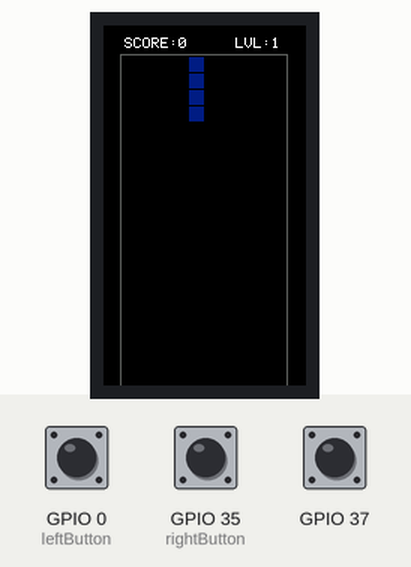
The sketch below on a simulated ESP32. Parts: 135×240 colour display. The inputs (shaded band) are chosen by the test bench; at power-on: GPIO 0 (leftButton) HIGH, GPIO 35 (rightButton) HIGH, GPIO 37 HIGH. Random numbers use the default seed unless the sketch sets one.

Above: at 4.5 s.
4.6 s: GPIO 0 (leftButton) pulled LOW for 0.15 s
At 6.2 s:
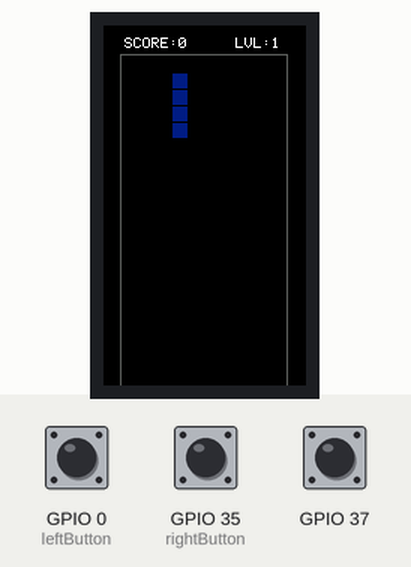
6.9 s: GPIO 35 (rightButton) pulled LOW for 0.15 s
At 8.0 s:
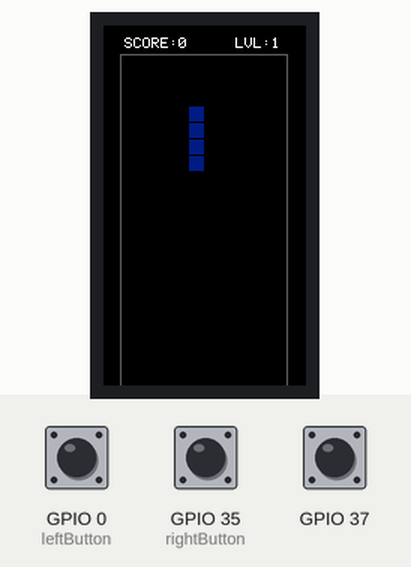
8.8 s: GPIO 37 pulled LOW for 0.15 s
At 9.9 s:
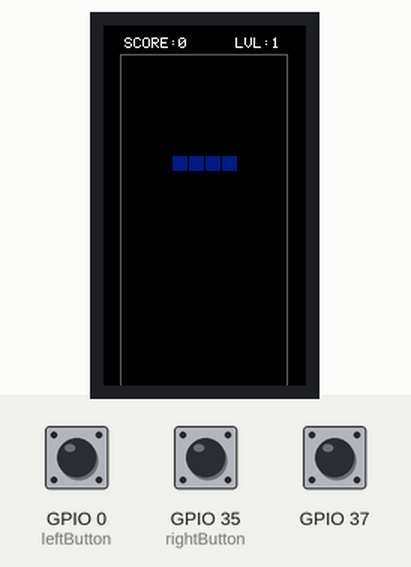
10.6 s: GPIO 0 (leftButton) pulled LOW for 1 s
At 11.3 s:
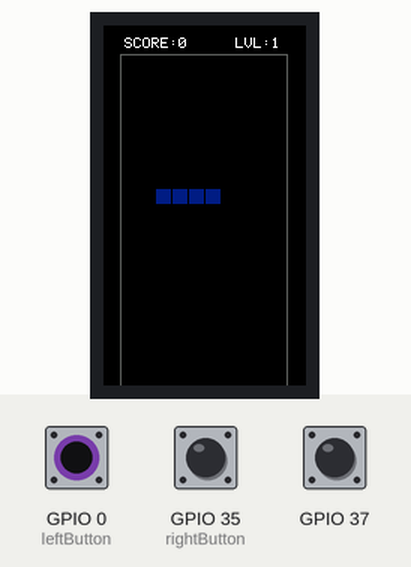
13.1 s: GPIO 35 (rightButton) pulled LOW for 1 s
At 14.2 s:
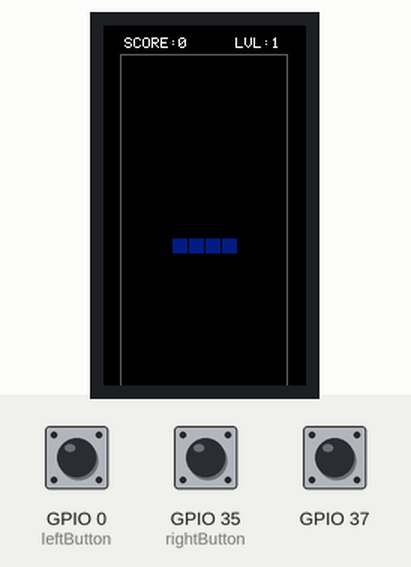
15.6 s: GPIO 37 pulled LOW for 1 s
At 17.3 s:
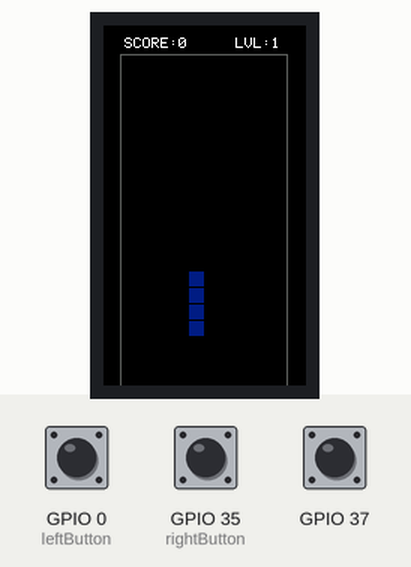
Timing chart, 0 to 18.8 s (numbered marks = the images above; inputs shaded):
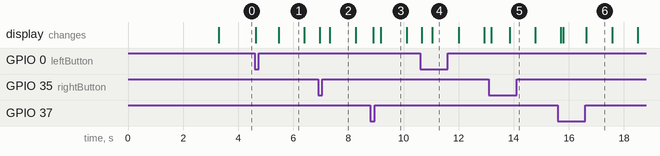

The sketch:

TTGO-T_Game_Tetris.ino
```cpp
//========================================================================
// TETRIS with M5STACK : 2018.01.20 Transplant by macsbug

// Github     : https://macsbug.wordpress.com/2018/01/20/tetris-with-m5stack/
//========================================================================

#include <SPI.h>
#include <TFT_eSPI.h>
#include "tet.h"

TFT_eSPI tft = TFT_eSPI();

uint16_t BlockImage[8][12][12];                            // Block
uint16_t backBuffer[220][110];                             // GAME AREA
const int Length = 11;     // the number of pixels for a side of a block
const int Width  = 10;     // the number of horizontal blocks
const int Height = 20;     // the number of vertical blocks
int screen[Width][Height] = {0}; //it shows color-numbers of all positions
struct Point {int X, Y;};
struct Block {Point square[4][4]; int numRotate, color;};
Point pos;
Block block;
int rot, fall_cnt = 0;
bool started = false, gameover = false;
boolean but_A = false, but_LEFT = false, but_RIGHT = false;
int game_speed = 20; // 25msec
Block blocks[7] = {
  {{{{-1,0},{0,0},{1,0},{2,0}},{{0,-1},{0,0},{0,1},{0,2}},{{0,0},{0,0},{0,0},{0,0}},{{0,0},{0,0},{0,0},{0,0}}},2,1},
  {{{{0,-1},{1,-1},{0,0},{1,0}},{{0,0},{0,0},{0,0},{0,0}},{{0,0},{0,0},{0,0},{0,0}},{{0,0},{0,0},{0,0},{0,0}}},1,2},
  {{{{-1,-1},{-1,0},{0,0},{1,0}},{{-1,1},{0,1},{0,0},{0,-1}},{{-1,0},{0,0},{1,0},{1,1}},{{1,-1},{0,-1},{0,0},{0,1}}},4,3},
  {{{{-1,0},{0,0},{0,1},{1,1}},{{0,-1},{0,0},{-1,0},{-1,1}},{{0,0},{0,0},{0,0},{0,0}},{{0,0},{0,0},{0,0},{0,0}}},2,4},
  {{{{-1,0},{0,0},{1,0},{1,-1}},{{-1,-1},{0,-1},{0,0},{0,1}},{{-1,1},{-1,0},{0,0},{1,0}},{{0,-1},{0,0},{0,1},{1,1}}},4,5},
  {{{{-1,1},{0,1},{0,0},{1,0}},{{0,-1},{0,0},{1,0},{1,1}},{{0,0},{0,0},{0,0},{0,0}},{{0,0},{0,0},{0,0},{0,0}}},2,6},
  {{{{-1,0},{0,0},{1,0},{0,-1}},{{0,-1},{0,0},{0,1},{-1,0}},{{-1,0},{0,0},{1,0},{0,1}},{{0,-1},{0,0},{0,1},{1,0}}},4,7}
};
extern uint8_t tetris_img[];
#define GREY 0x5AEB
int pom=0;
int pom2=0;
int pom3=0;
int pom4=0;
int score=0;
int lvl=1;
int leftButton=0;
int rightButton=35;

void setup(void) {
  pinMode(37,INPUT_PULLUP);
  pinMode(leftButton,INPUT_PULLUP);
  pinMode(rightButton,INPUT_PULLUP);
  tft.init();
  tft.setRotation(0);
  tft.setSwapBytes(true);
  tft.pushImage(0, 0, 135, 240,tet);
  delay(3000);
  tft.fillScreen(TFT_BLACK);
  tft.drawLine(11,19,122,19,GREY);
  tft.drawLine(11,19,11,240,GREY);
  tft.drawLine(122,19,122,240,GREY);
  tft.drawString("SCORE:"+String(score),14,8,1);
  tft.drawString("LVL:"+String(lvl),88,8,1);

  //----------------------------// Make Block ----------------------------
  make_block( 0, TFT_BLACK);    // Type No - Color
  make_block( 1, 0x00F0);       // DDDD      RED
  make_block( 2, 0xFBE4);       // DD,DD     PUPLE
  make_block( 3, 0xFF00);       // D__,DDD   BLUE
  make_block( 4, 0xFF87);       // DD_,_DD   GREEN
  make_block( 5, 0x87FF);       // __D,DDD   YELLO
  make_block( 6, 0xF00F);       // _DD,DD_   LIGHT GREEN
  make_block( 7, 0xF8FC);       // _D_,DDD   PINK
  //----------------------------------------------------------------------
  PutStartPos(); // Start Position
  for (int i = 0; i < 4; ++i) screen[pos.X +
   block.square[rot][i].X][pos.Y + block.square[rot][i].Y] = block.color;
  Draw();        // Draw block
}
//========================================================================
void loop() {
  if (gameover){
    if(digitalRead(leftButton)==0)
    {
      for (int j = 0; j < Height; ++j)
      for (int i = 0; i < Width; ++i)
      screen[i][j] = 0;
      gameover=false;
      score=0;
      game_speed=20;
      lvl=1;
      PutStartPos();                             // Start Position
      for (int i = 0; i < 4; ++i) {
        screen[pos.X + block.square[rot][i].X][pos.Y + block.square[rot][i].Y] = block.color;
      }
      tft.drawString("SCORE:"+String(score),14,8,1);
      tft.drawString("LVL:"+String(lvl),88,8,1);
      Draw();
      }
      return;
    }

  if(gameover==false){
    Point next_pos;
    int next_rot = rot;
    GetNextPosRot(&next_pos, &next_rot);
    ReviseScreen(next_pos, next_rot);
    //M5.update();
    delay(game_speed);    // SPEED ADJUST
  }
}
//========================================================================
void Draw() {     // Draw 120x240 in the center
  for (int i = 0; i < Width; ++i) {
    for (int j = 0; j < Height; ++j) {
      for (int k = 0; k < Length; ++k) {
        for (int l = 0; l < Length; ++l){
          backBuffer[j * Length + l][i * Length + k] = BlockImage[screen[i][j]][k][l];
        }
      }
    }
  }
  tft.pushImage(12, 20, 110, 220,*backBuffer);
}
//========================================================================
void PutStartPos() {
  game_speed=20;
  pos.X = 4; pos.Y = 1;
  block = blocks[random(7)];
  rot = random(block.numRotate);
}
//========================================================================
bool GetSquares(Block block, Point pos, int rot, Point* squares) {
  bool overlap = false;
  for (int i = 0; i < 4; ++i) {
    Point p;
    p.X = pos.X + block.square[rot][i].X;
    p.Y = pos.Y + block.square[rot][i].Y;
    overlap |= p.X < 0 || p.X >= Width || p.Y < 0 || p.Y >=
      Height || screen[p.X][p.Y] != 0;
    squares[i] = p;
  }
  return !overlap;
}
//========================================================================
void GameOver() {
  for (int i = 0; i < Width; ++i) for (int j = 0; j < Height; ++j)
  if (screen[i][j] != 0) screen[i][j] = 4;
  gameover = true;

}
//========================================================================
void ClearKeys() { but_A=false; but_LEFT=false; but_RIGHT=false;}
//========================================================================

bool KeyPadLoop() {
  if(digitalRead(leftButton)==0 && digitalRead(rightButton)==1) {
    if(pom==0) {
      pom=1;
      ClearKeys();
      but_LEFT =true;
      return true;
    }
  }
  else {
    pom=0;
  }

  if(digitalRead(rightButton)==0 && digitalRead(leftButton)==1) {
    if(pom2==0) {
      pom2=1;ClearKeys();but_RIGHT=true;return true;
    }
  }
  else {
    pom2=0;
  }
  if(digitalRead(37)==0){
    if(pom3==0) {
      pom3=1;ClearKeys();but_A    =true;return true;
    }
  }
  else {
    pom3=0;
  }
  if(digitalRead(rightButton)==0 && digitalRead(leftButton)==0){
    if(pom4==0) {
      pom4=1;ClearKeys();but_A =true;return true;
    }
  }
  else {
    pom4=0;
  }
  return false;
}
//========================================================================
void GetNextPosRot(Point* pnext_pos, int* pnext_rot) {
  bool received = KeyPadLoop();
  if (but_LEFT) started = true;
  if (!started) return;
  pnext_pos->X = pos.X;
  pnext_pos->Y = pos.Y;
  if ((fall_cnt = (fall_cnt + 1) % 10) == 0) pnext_pos->Y += 1;
  else if (1) {
    if (but_LEFT) { but_LEFT = false; pnext_pos->X -= 1;}
    else if (but_RIGHT) { but_RIGHT = false; pnext_pos->X += 1;}
    else if (but_A) { but_A = false;
      *pnext_rot = (*pnext_rot + block.numRotate - 1)%block.numRotate;
    }
  }
}
//========================================================================
void DeleteLine() {
  for (int j = 0; j < Height; ++j) {
    bool Delete = true;
    for (int i = 0; i < Width; ++i) if (screen[i][j] == 0) Delete = false;
    if (Delete)
    {
      score++;
      if(score%5==0) {
        lvl++;
        game_speed=game_speed-4;
        tft.drawString("LVL:"+String(lvl),88,8,1);
      }
      tft.drawString("SCORE:"+String(score),14,8,1);
        for (int k = j; k >= 1; --k) {
          for (int i = 0; i < Width; ++i)
          {
            screen[i][k] = screen[i][k - 1];
          }
        }
    }
  }
}
//========================================================================
void ReviseScreen(Point next_pos, int next_rot) {
  if (!started) return;
  Point next_squares[4];
  for (int i = 0; i < 4; ++i) screen[pos.X + block.square[rot][i].X][pos.Y + block.square[rot][i].Y] = 0;
  if (GetSquares(block, next_pos, next_rot, next_squares)) {
   for (int i = 0; i < 4; ++i){
     screen[next_squares[i].X][next_squares[i].Y] = block.color;
   }
   pos = next_pos; rot = next_rot;
  }
  else {
    for (int i = 0; i < 4; ++i) {
      screen[pos.X + block.square[rot][i].X][pos.Y + block.square[rot][i].Y] = block.color;
    }
    if (next_pos.Y == pos.Y + 1) {
      DeleteLine(); PutStartPos();
      if (!GetSquares(block, pos, rot, next_squares)) {
        for (int i = 0; i < 4; ++i) {
          screen[pos.X + block.square[rot][i].X][pos.Y + block.square[rot][i].Y] = block.color;
        }
        GameOver();
      }
    }
  }
  Draw();
}
//========================================================================
void make_block( int n , uint16_t color ){                 // Make Block color
  for ( int i =0 ; i < 12; i++ ) for ( int j =0 ; j < 12; j++ ){
    BlockImage[n][i][j] = color;                           // Block color
    if ( i == 0 || j == 0 ) BlockImage[n][i][j] = 0;       // TFT_BLACK Line
  }
}
//========================================================================
```

Source omitted: tet.h (data table, 313594 bytes)

Measured:
- after the input at 4.6 s, the display: first changes at once (image 1 shows a later state)
- what the display in image 1 shows lasts 0.9 s, from 5.5 s to 6.4 s
